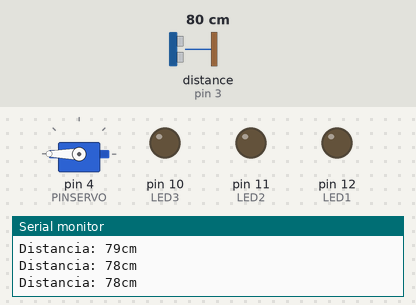
The sketch below on a simulated Arduino Uno, built with avr-gcc and run on an emulated ATmega328P. Parts: servo, output pins drawn as LEDs (lit = HIGH), the last lines printed to the serial monitor. Wiring (inferred from the names in the program): ultrasonic range finder: trigger pin 2; echo pin 3. The test bench sets the inputs (shaded band); at power-on: distance to the obstacle (sensor on pin 3) 80 cm. The echo pulse lasts 58.3 µs per cm; pins used as bus, display or sensor lines are not drawn.

Above: at 1.2 s.
1.3 s: distance to the obstacle (sensor on pin 3) set to 67 cm
3.1 s: distance to the obstacle (sensor on pin 3) set to 59 cm
At 4.7 s:
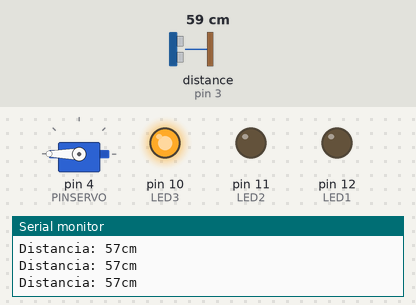
5.0 s: distance to the obstacle (sensor on pin 3) set to 44 cm
6.6 s: distance to the obstacle (sensor on pin 3) set to 36 cm
At 7.12 s:
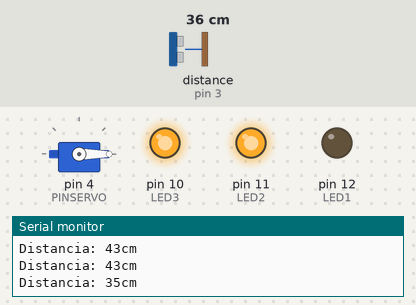
At 7.6 s:
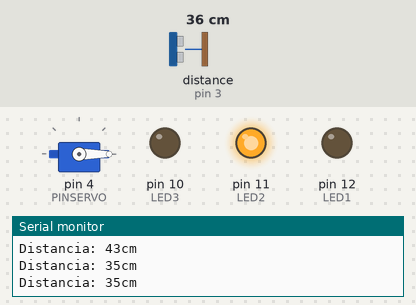
8.6 s: distance to the obstacle (sensor on pin 3) set to 20 cm
10.1 s: distance to the obstacle (sensor on pin 3) set to 17 cm
At 11.1 s:
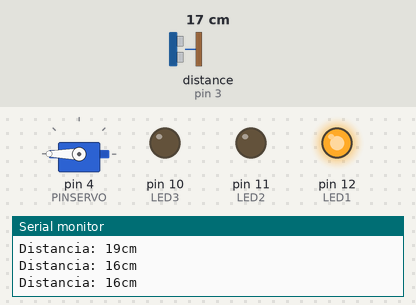
Timing chart, 0 to 13.1 s (numbered marks = the images above; inputs shaded):
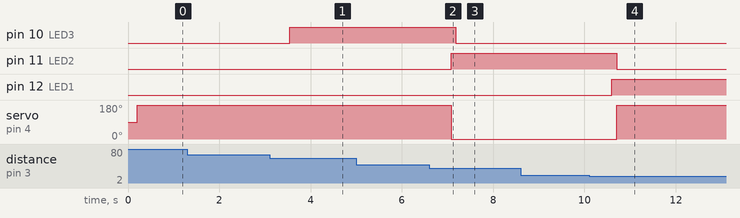

The sketch:

Proyecto-Estacionamiento.ino
```cpp
#include <Servo.h>                                          //Agregamos la biblioteca del servomotor

Servo servo1;                                               //Declara el servo como servo1

const int PINSERVO = 4;                                     //Definimos el servomotor en el pin 4
const int PULSOMIN = 1000;                                  //Establecemos el rango minimo y maximo del giro del servomotor
const int PULSOMAX = 2000;
const int Tiempodelpulso = 100;                             //Definimos el tiempo que habra entre cada pulso
const int TiempoLED = 100;                                  //Definimos el tiempo de retraso en los LEDS
const int Tiempodelsonido = 59;                             //Definimos el tiempo que tarda el sonido en recorrer un cm
const int Trigger = 2;                                      //Definimos en el pin 2 la señal que envía el sensor
const int Echo = 3;                                         //Definimos en el pin 3 la señal que recibe el sensor
const int LED1 = 12;                                        //Definimos un pin para cada LED(VERDE, AMARILLO, ROJO)
const int LED2 = 11;
const int LED3 = 10;
const int Distanciamin = 0;                                 //Definimos las distancias de los intervalos
const int Distanciafrontera1 = 18;
const int Distanciafrontera2 = 40;
const int Distanciamax = 60;
const int PosicionDeApertura = 0;                           //Definimos las posiciones de la barrera
const int PosicionDeCierre = 180;
const int VelocidadDeLaSenal = 9600;                        //Definimos la velocidad de la señal de comunicación
long t;                                                     //Definen una variable de tiempo t y otra d
long d;
void setup() {
  Serial.begin(VelocidadDeLaSenal);                         //Definimos la velocidad de la señal de comunicación
  pinMode(Trigger, OUTPUT);                                 //Definimos que trigger como pin de salida
  pinMode(Echo, INPUT);                                     //Definimos el echo como pin de entrada
  digitalWrite(Trigger, LOW);                               //Establecemos el estado inicial del trigger en 0
  pinMode(LED1, OUTPUT);                                    //Establecemos los pines de los LEDS como pines de salida
  pinMode(LED2, OUTPUT);
  pinMode(LED3, OUTPUT);
  servo1.attach(PINSERVO, PULSOMIN, PULSOMAX);              //Define el pin del servo y sus angulos mínimo y máximo respectivamente
}
void loop()
{
  digitalWrite(Trigger, HIGH);                              //Envía el pulso
  delayMicroseconds(Tiempodelpulso);                        //Espera un tiempo
  digitalWrite(Trigger, LOW);                               //Deja de enviar el pulso

  t = pulseIn(Echo, HIGH);                                  //Mide el tiempo que tarda el pulso en recorrer la distancia al objeto
  d = t/Tiempodelsonido;                                    //Convierte el tiempo recorrido por el pulso en una distancia

  Serial.print("Distancia: ");                              //Escribe en el serial monitor "Distancia"
  Serial.print(d);                                          //Escribe el d calculado
  Serial.print("cm");                                       //Escribe "cm"
  Serial.println();                                         //Hace que los datos anteriores se envien en una sola oración
  delay(Tiempodelpulso);                                    //Espera el tiempo en el que se prende y apaga el pulso para escribir
  if (d< Distanciafrontera1 && d >= Distanciamin) {         //Establece un intervalo de distancia
    digitalWrite(LED1, HIGH);                               //Enciende el LED1
  }
  else{
      digitalWrite(LED1, LOW);                              //Apaga el LED1
  }
  delay(TiempoLED);                                         //Establece un tiempo de espera para la siguiente lectura
  if (d< Distanciafrontera2 && d >= Distanciafrontera1) {   //Establece un intervalo de distancia
    digitalWrite(LED2, HIGH);                               //Enciende el LED2
     servo1.write(PosicionDeApertura);                      //Rota el servomotor 0 grados para abrir la barrera
  }
  else{
      digitalWrite(LED2, LOW);                              //Apaga el LED2
      servo1.write(PosicionDeCierre);                       //Rota el servomotor 180 grados para cerrar la barrera
  }
  delay(TiempoLED);                                         //Establece un tiempo de espera para la siguiente lectura
  if (d<= Distanciamax && d >= Distanciafrontera2) {        //Establece un intervalo de distancia
    digitalWrite(LED3, HIGH);                               //Enciende el LED3
  }
  else{
      digitalWrite(LED3, LOW);                              //Apaga el LED3
  }
  delay(TiempoLED);                                         //Establece un tiempo de espera para la siguiente lectura
  }
```

Measured:
- the behaviour switches between 63 and 62 cm on distance to the obstacle (sensor on pin 3) (found by bisection; images 0 and 1)
- the behaviour switches between 41 and 40 cm on distance to the obstacle (sensor on pin 3) (found by bisection; images 1 and 2)
- the behaviour switches between 19 and 18 cm on distance to the obstacle (sensor on pin 3) (found by bisection; images 3 and 4)
- after the input at 3.1 s, pin 10 (LED3): LOW → HIGH after 0.45 s
- after the input at 6.6 s, pin 10 (LED3): HIGH → LOW after 0.58 s; pin 11 (LED2): LOW → HIGH after 0.48 s; servo on pin 4 (PINSERVO): 180° → 0° after 0.48 s
- after the input at 10.1 s, pin 11 (LED2): HIGH → LOW after 0.60 s; pin 12 (LED1): LOW → HIGH after 0.50 s; servo on pin 4 (PINSERVO): 0° → 180° after 0.60 s
